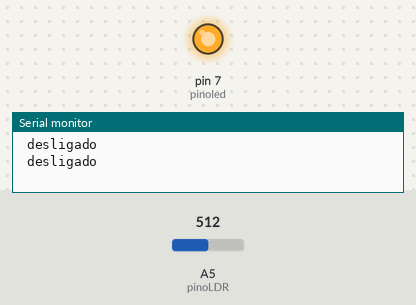
Bench run of a sketch on a simulated Arduino Uno, built with avr-gcc and run on an emulated ATmega328P. Parts: output pins drawn as LEDs (lit = HIGH), the last lines printed to the serial monitor. Inputs (shaded band) come from the test bench; at power-on: A5 (pinoLDR) = 512.

Above: at 1.8 s.
1.9 s: A5 (pinoLDR) set to 687
3.4 s: A5 (pinoLDR) set to 716
At 5.2 s:
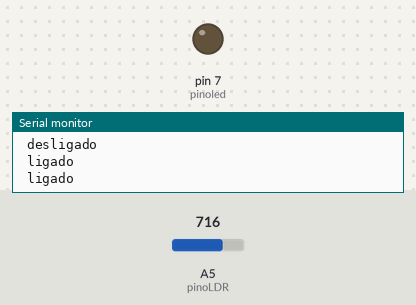
5.5 s: A5 (pinoLDR) set to 690
At 6.9 s:
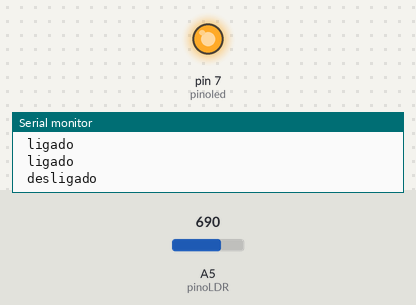
7.5 s: A5 (pinoLDR) set to 710
At 8.5 s:
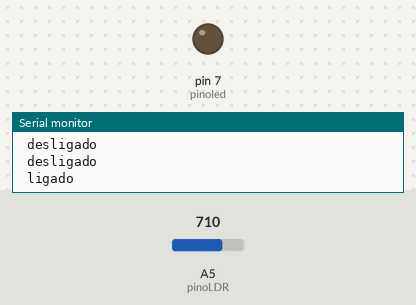
Timing chart, 0 to 10.5 s (numbered marks = the images above; inputs shaded):
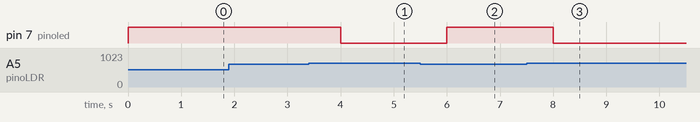

Measured:
- the behaviour switches between 700 and 701 on A5 (pinoLDR) (found by bisection; images 0 and 1)
- after the input at 3.4 s, pin 7 (pinoled): HIGH → LOW after 0.60 s
- after the input at 5.5 s, pin 7 (pinoled): LOW → HIGH after 0.50 s
- after the input at 7.5 s, pin 7 (pinoled): HIGH → LOW after 0.50 s

The sketch:

sketch_aug22a.ino
```cpp
 const int pinoled = 7;
const int pinoLDR = A5;
int valorLdr;

void setup()
{
  Serial.begin(9600);
  pinMode(pinoled, OUTPUT);
  pinMode(pinoLDR, INPUT);
}

void loop()
{
  valorLdr = analogRead(pinoLDR);
  if(valorLdr > 700){
     Serial.print("\n ligado");
    digitalWrite(pinoled, LOW);
  } else {
    Serial.print("\n desligado");
    digitalWrite(pinoled, HIGH);
  }
  delay(1000);
}
```
